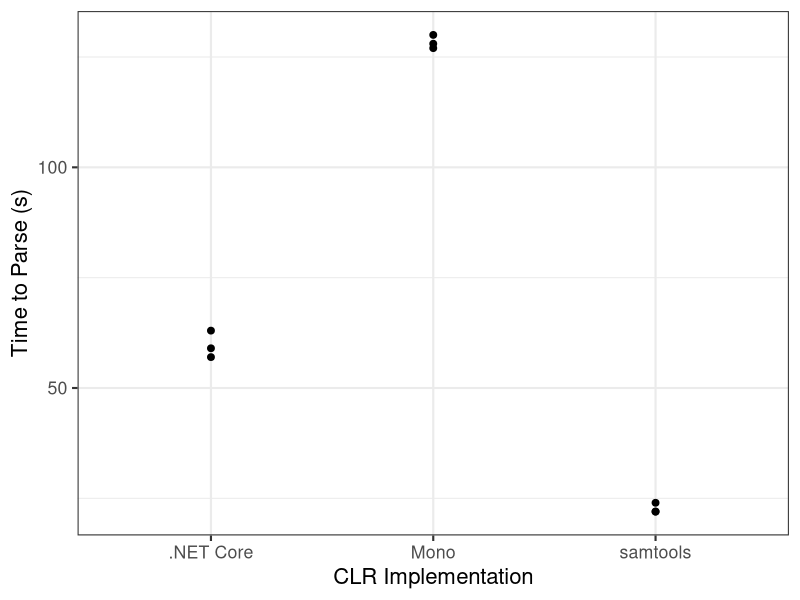
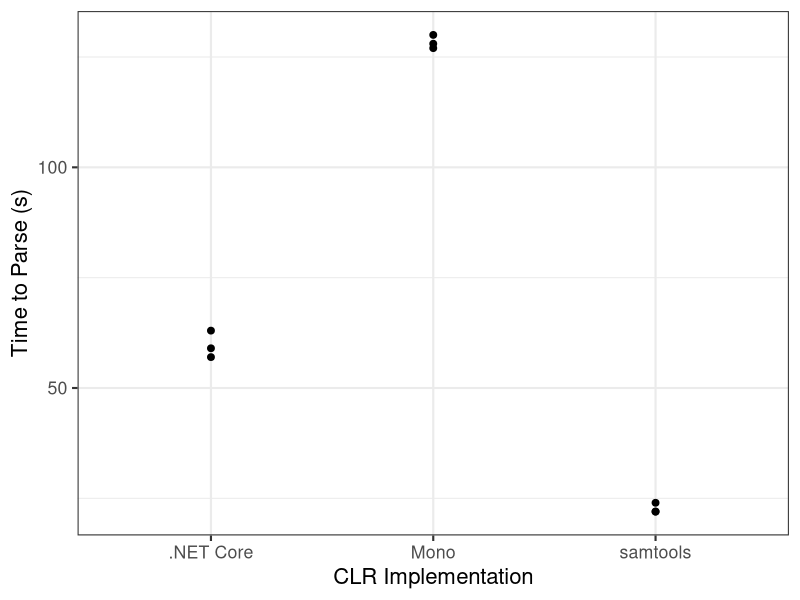

Reproduce these figures in R, in order.
library(ggplot2)
setwd("~/git/benchmarks/dotnetcore/")
d= read.csv("timings.csv")
head(d)
pl = ggplot(d, aes(x=Platform, y=Timing)) + geom_point(size=2) + theme_bw(base_size=16) + labs(x="CLR Implementation", y ="Time to Parse (s)") + geom_smooth(color="red")
pl
png("Benchmark.png")
pl
dev.off()